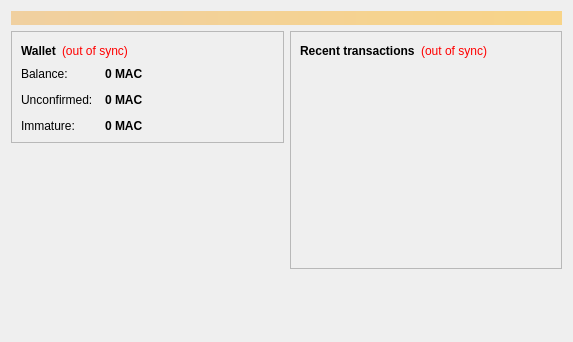
<?xml version="1.0" encoding="UTF-8"?>
<ui version="4.0">
 <class>OverviewPage</class>
 <widget class="QWidget" name="OverviewPage">
  <property name="geometry">
   <rect>
    <x>0</x>
    <y>0</y>
    <width>573</width>
    <height>342</height>
   </rect>
  </property>
  <property name="windowTitle">
   <string>Form</string>
  </property>
  <layout class="QVBoxLayout" name="topLayout">
   <item>
    <widget class="QLabel" name="labelAlerts">
     <property name="visible">
      <bool>false</bool>
     </property>
     <property name="styleSheet">
      <string notr="true">background-color: qlineargradient(x1: 0, y1: 0, x2: 1, y2: 0, stop:0 #F0D0A0, stop:1 #F8D488); color:#000000;</string>
     </property>
     <property name="wordWrap">
      <bool>true</bool>
     </property>
     <property name="margin">
      <number>3</number>
     </property>
    </widget>
   </item>
   <item>
    <layout class="QHBoxLayout" name="horizontalLayout" stretch="1,1">
     <item>
      <layout class="QVBoxLayout" name="verticalLayout_2">
       <item>
        <widget class="QFrame" name="frame">
         <property name="frameShape">
          <enum>QFrame::StyledPanel</enum>
         </property>
         <property name="frameShadow">
          <enum>QFrame::Raised</enum>
         </property>
         <layout class="QVBoxLayout" name="verticalLayout_4">
          <item>
           <layout class="QHBoxLayout" name="horizontalLayout_4">
            <item>
             <widget class="QLabel" name="label_5">
              <property name="font">
               <font>
                <weight>75</weight>
                <bold>true</bold>
               </font>
              </property>
              <property name="text">
               <string>Wallet</string>
              </property>
             </widget>
            </item>
            <item>
             <widget class="QLabel" name="labelWalletStatus">
              <property name="toolTip">
               <string>The displayed information may be out of date. Your wallet automatically synchronizes with the MAcoin network after a connection is established, but this process has not completed yet.</string>
              </property>
              <property name="styleSheet">
               <string notr="true">QLabel { color: red; }</string>
              </property>
              <property name="text">
               <string notr="true">(out of sync)</string>
              </property>
              <property name="alignment">
               <set>Qt::AlignLeading|Qt::AlignLeft|Qt::AlignVCenter</set>
              </property>
             </widget>
            </item>
            <item>
             <spacer name="horizontalSpacer_2">
              <property name="orientation">
               <enum>Qt::Horizontal</enum>
              </property>
              <property name="sizeHint" stdset="0">
               <size>
                <width>40</width>
                <height>20</height>
               </size>
              </property>
             </spacer>
            </item>
           </layout>
          </item>
          <item>
           <layout class="QFormLayout" name="formLayout_2">
            <property name="fieldGrowthPolicy">
             <enum>QFormLayout::AllNonFixedFieldsGrow</enum>
            </property>
            <property name="horizontalSpacing">
             <number>12</number>
            </property>
            <property name="verticalSpacing">
             <number>12</number>
            </property>
            <item row="0" column="0">
             <widget class="QLabel" name="label">
              <property name="text">
               <string>Balance:</string>
              </property>
             </widget>
            </item>
            <item row="0" column="1">
             <widget class="QLabel" name="labelBalance">
              <property name="font">
               <font>
                <weight>75</weight>
                <bold>true</bold>
               </font>
              </property>
              <property name="cursor">
               <cursorShape>IBeamCursor</cursorShape>
              </property>
              <property name="toolTip">
               <string>Your current balance</string>
              </property>
              <property name="text">
               <string notr="true">0 MAC</string>
              </property>
              <property name="textInteractionFlags">
               <set>Qt::LinksAccessibleByMouse|Qt::TextSelectableByKeyboard|Qt::TextSelectableByMouse</set>
              </property>
             </widget>
            </item>
            <item row="1" column="0">
             <widget class="QLabel" name="label_3">
              <property name="text">
               <string>Unconfirmed:</string>
              </property>
             </widget>
            </item>
            <item row="1" column="1">
             <widget class="QLabel" name="labelUnconfirmed">
              <property name="font">
               <font>
                <weight>75</weight>
                <bold>true</bold>
               </font>
              </property>
              <property name="cursor">
               <cursorShape>IBeamCursor</cursorShape>
              </property>
              <property name="toolTip">
               <string>Total of transactions that have yet to be confirmed, and do not yet count toward the current balance</string>
              </property>
              <property name="text">
               <string notr="true">0 MAC</string>
              </property>
              <property name="textInteractionFlags">
               <set>Qt::LinksAccessibleByMouse|Qt::TextSelectableByKeyboard|Qt::TextSelectableByMouse</set>
              </property>
             </widget>
            </item>
            <item row="2" column="0">
             <widget class="QLabel" name="labelImmatureText">
              <property name="text">
               <string>Immature:</string>
              </property>
             </widget>
            </item>
            <item row="2" column="1">
             <widget class="QLabel" name="labelImmature">
              <property name="font">
               <font>
                <weight>75</weight>
                <bold>true</bold>
               </font>
              </property>
              <property name="toolTip">
               <string>Mined balance that has not yet matured</string>
              </property>
              <property name="text">
               <string notr="true">0 MAC</string>
              </property>
              <property name="textInteractionFlags">
               <set>Qt::LinksAccessibleByMouse|Qt::TextSelectableByKeyboard|Qt::TextSelectableByMouse</set>
              </property>
             </widget>
            </item>
           </layout>
          </item>
         </layout>
        </widget>
       </item>
       <item>
        <spacer name="verticalSpacer">
         <property name="orientation">
          <enum>Qt::Vertical</enum>
         </property>
         <property name="sizeHint" stdset="0">
          <size>
           <width>20</width>
           <height>40</height>
          </size>
         </property>
        </spacer>
       </item>
      </layout>
     </item>
     <item>
      <layout class="QVBoxLayout" name="verticalLayout_3">
       <item>
        <widget class="QFrame" name="frame_2">
         <property name="frameShape">
          <enum>QFrame::StyledPanel</enum>
         </property>
         <property name="frameShadow">
          <enum>QFrame::Raised</enum>
         </property>
         <layout class="QVBoxLayout" name="verticalLayout">
          <item>
           <layout class="QHBoxLayout" name="horizontalLayout_2">
            <item>
             <widget class="QLabel" name="label_4">
              <property name="text">
               <string>&lt;b&gt;Recent transactions&lt;/b&gt;</string>
              </property>
             </widget>
            </item>
            <item>
             <widget class="QLabel" name="labelTransactionsStatus">
              <property name="toolTip">
               <string>The displayed information may be out of date. Your wallet automatically synchronizes with the MAcoin network after a connection is established, but this process has not completed yet.</string>
              </property>
              <property name="styleSheet">
               <string notr="true">QLabel { color: red; }</string>
              </property>
              <property name="text">
               <string notr="true">(out of sync)</string>
              </property>
              <property name="alignment">
               <set>Qt::AlignRight|Qt::AlignTrailing|Qt::AlignVCenter</set>
              </property>
             </widget>
            </item>
            <item>
             <spacer name="horizontalSpacer">
              <property name="orientation">
               <enum>Qt::Horizontal</enum>
              </property>
              <property name="sizeHint" stdset="0">
               <size>
                <width>40</width>
                <height>20</height>
               </size>
              </property>
             </spacer>
            </item>
           </layout>
          </item>
          <item>
           <widget class="QListView" name="listTransactions">
            <property name="styleSheet">
             <string notr="true">QListView { background: transparent; }</string>
            </property>
            <property name="frameShape">
             <enum>QFrame::NoFrame</enum>
            </property>
            <property name="verticalScrollBarPolicy">
             <enum>Qt::ScrollBarAlwaysOff</enum>
            </property>
            <property name="horizontalScrollBarPolicy">
             <enum>Qt::ScrollBarAlwaysOff</enum>
            </property>
            <property name="selectionMode">
             <enum>QAbstractItemView::NoSelection</enum>
            </property>
           </widget>
          </item>
         </layout>
        </widget>
       </item>
       <item>
        <spacer name="verticalSpacer_2">
         <property name="orientation">
          <enum>Qt::Vertical</enum>
         </property>
         <property name="sizeHint" stdset="0">
          <size>
           <width>20</width>
           <height>40</height>
          </size>
         </property>
        </spacer>
       </item>
      </layout>
     </item>
    </layout>
   </item>
  </layout>
 </widget>
 <resources/>
 <connections/>
</ui>
